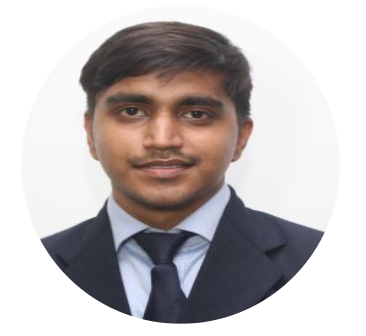
#> input picture Screenshot 2021-08-25 100229.png, 366 x 336 px
$ jupyter execute cv.ipynb
#> lines starting #> are read from the running program, lines starting #| are printed output that depends on the picture; after the words box and inside, x2 and y2 are one past the last pixel; in counts of white or black regions, pixels touching at a corner belong together
[cell 1]
import cv2
import numpy as np

[cell 2]
img=cv2.imread("Screenshot 2021-08-25 100229.png",0)
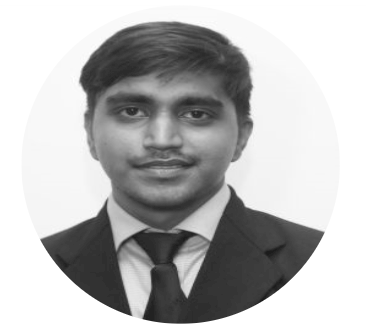
#> img: shape (336, 366); min 28, max 255, mean 187.7
cv2.imshow("img",img)
cv2.waitKey(0)
cv2.destroyAllWindows()

[cell 3]
img.shape
#> Out = (336, 366)

[cell 4]
img

[cell 5]
np.min(img), np.max(img)
#> Out = (28, 255)

[cell 6]
cap = cv2.VideoCapture(0)
fourcc=cv2.VideoWriter_fourcc('X','V','I','D')
out=cv2.VideoWriter('out.avi',fourcc,20.0, (640,480))

while True:
    success, frame=cap.read()
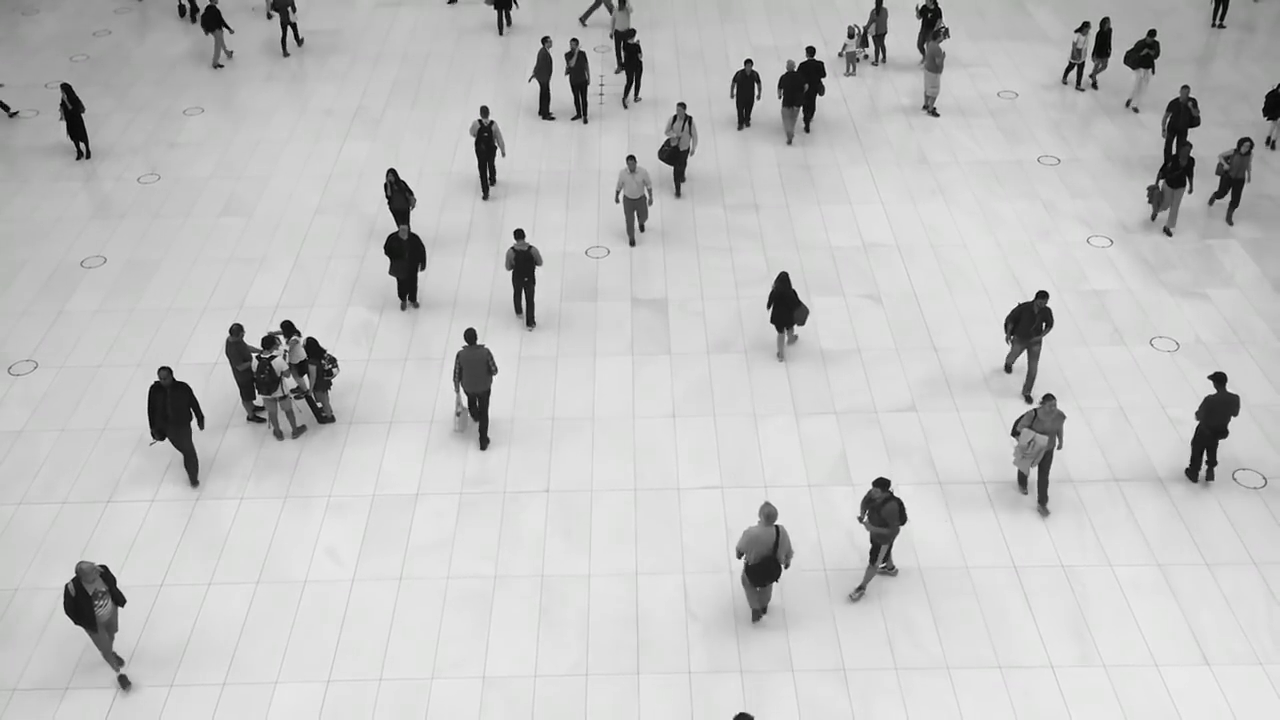
#> input picture frame 34 of crowd.mp4, 1280 x 720 px, given in place of the camera
#> frame is the input picture: shape (720, 1280, 3); mean B, G, R 193.6, 193.9, 193.7
    if success==True:
        out.write(frame)
        cv2.imshow("Video",frame)
        if cv2.waitKey(1) == ord('q'):
#> (key q is pressed here)
            break
    else:
        break

cap.release()
out.release()
cv2.destroyAllWindows()

[cell 7]
cap=cv2.VideoCapture(0)

cap.set(3,640)
cap.set(4,480)
cap.set(10, 100)

while True:
    success, img=cap.read()
    cv2.imshow("Video",img)

    if cv2.waitKey(1) & 0xFF == ord('q'):
#> (key q is pressed here)
        break
cap.release()
cv2.destroyAllWindows()

[cell 8]
img= cv2.imread("Screenshot 2021-08-25 100229.png")
#> img is the input picture: shape (336, 366, 3); mean B, G, R 186, 185.6, 191.4
imGray=cv2.cvtColor(img, cv2.COLOR_RGB2GRAY)
cv2.imshow('GrayScale Image',imGray)
cv2.imwrite('Copy.png',imGray)

cv2.waitKey(0)
cv2.destroyAllWindows()

[cell 9]
img= cv2.imread("Screenshot 2021-08-25 100229.png")
imBlur=cv2.GaussianBlur(img, (21,21), 0)
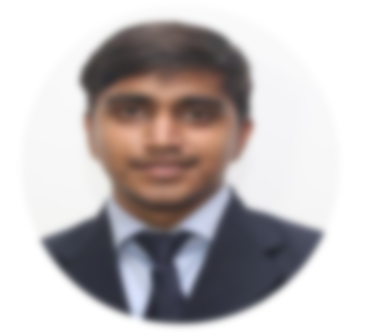
#> imBlur: shape (336, 366, 3); mean B, G, R 186, 185.6, 191.4
cv2.imshow("Blurred Image",imBlur)

cv2.waitKey(0)
cv2.destroyAllWindows()

[cell 10]
img= cv2.imread("Screenshot 2021-08-25 100229.png")
imCanny=cv2.Canny(img,150,200)
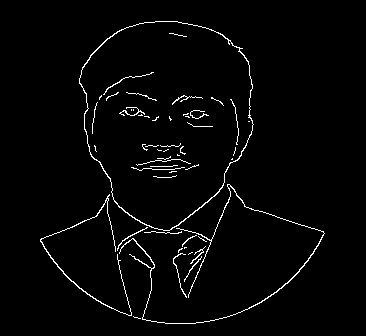
#> imCanny: shape (336, 366); 2.4% white in thin lines or dots, all inside (x1, y1, x2, y2) = (40, 21, 325, 324)

kernel=np.ones((5,5), np.uint8)

imDilation=cv2.dilate(imCanny,kernel,iterations=1)
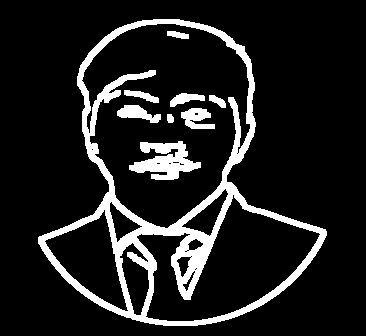
#> imDilation: shape (336, 366); 12.5% white; 9 white regions, largest, box (x1, y1, x2, y2) and area: (38, 19, 327, 326) 12230, (129, 141, 201, 180) 1520, (181, 108, 215, 129) 455
imErosion=cv2.erode(imDilation,kernel,iterations=1)
#> imErosion: shape (336, 366); 3.4% white; 14 white regions (4 under 20 px), largest, box (x1, y1, x2, y2) and area: (40, 21, 325, 324) 2828, (131, 143, 199, 178) 648, (119, 107, 150, 118) 172

cv2.imshow('Canny img',imCanny)
cv2.imshow('Dilation img',imDilation)
cv2.imshow('Erosion img',imErosion)

cv2.waitKey(0)
cv2.destroyAllWindows()

[cell 11]
imres=cv2.resize(img,(200,400))
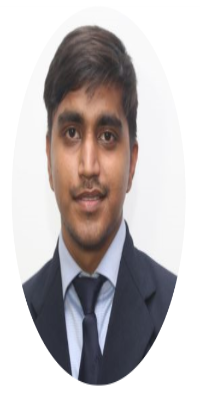
#> imres: shape (400, 200, 3); mean B, G, R 185.9, 185.6, 191.3

cv2.imshow("Resized",imres)

cv2.waitKey(0)
cv2.destroyAllWindows()

[cell 12]
imres.shape
#> Out = (400, 200, 3)

[cell 13]
img= cv2.imread("Screenshot 2021-08-25 100229.png")

imCrop=img[0:200, 200:270]
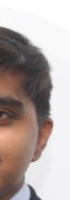
#> imCrop: shape (200, 70, 3); mean B, G, R 164.6, 167.8, 180
cv2.imshow("Cropped",imCrop)

print(imCrop.shape)
#| (200, 70, 3)
cv2.waitKey(0)
cv2.destroyAllWindows()

[cell 14]
#FACE DETECTION

[cell 15]
faceCascade=cv2.CascadeClassifier("haarcascade_frontalface_default.xml")
img= cv2.imread("Screenshot 2021-08-25 100229.png")

img=cv2.resize(img,(1080,540))
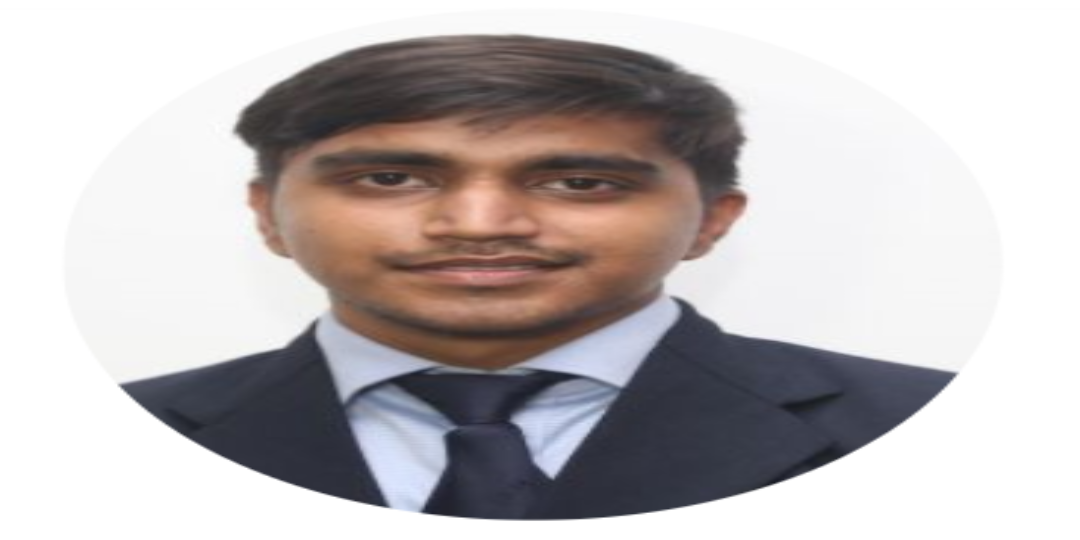
#> img: shape (540, 1080, 3); mean B, G, R 185.9, 185.6, 191.3
imGray=cv2.cvtColor(img, cv2.COLOR_BGR2GRAY)
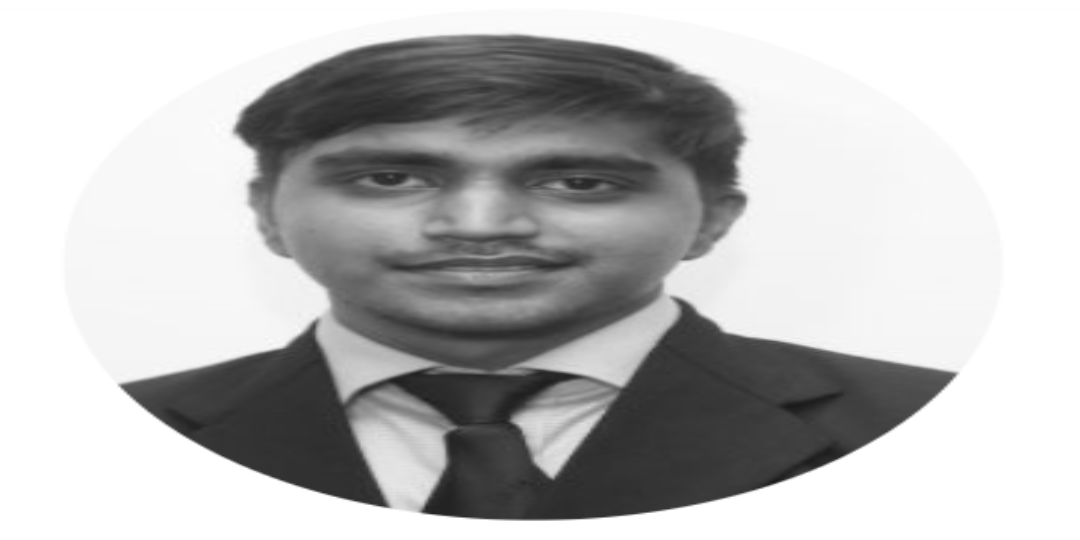
#> imGray: shape (540, 1080); min 26, max 255, mean 187.3

faces=faceCascade.detectMultiScale(imGray,1.1,4)
#> faces = ()

for(x, y, w, h) in faces:
    cv2.rectangle(img,(x,y),(x+w,y+h),(0,0,255),2)
#> this loop made 0 passes

cv2.imshow("Output",img)

cv2.waitKey(0)
cv2.destroyAllWindows()

[cell 16]
cap=cv2.VideoCapture(0)

faceCascade=cv2.CascadeClassifier("haarcascade_frontalface_default.xml")

while True:
    success, frame=cap.read()
    imGray=cv2.cvtColor(frame, cv2.COLOR_BGR2GRAY)
#> imGray: shape (720, 1280)

    faces=faceCascade.detectMultiScale(imGray, 1.1, 4)

    for (x, y, w, h) in faces:
        cv2.rectangle(frame, (x,y),(x+w,y+h),(0,0,255),3)

    cv2.imshow("Video",frame)

    if cv2.waitKey(1)== ord('q'):
#> (key q is pressed here)
        break

cap.release()
cv2.destroyAllWindows()

[cell 17]
cap=cv2.VideoCapture(0)

faceCascade=cv2.CascadeClassifier("haarcascade_eye.xml")
faceCascade1=cv2.CascadeClassifier("haarcascade_frontalface_default.xml")

while True:
    success, frame=cap.read()

    imGray=cv2.cvtColor(frame, cv2.COLOR_BGR2GRAY)

    eyes=faceCascade.detectMultiScale(imGray,1.1,4)
#> eyes = [[712, 25, 139, 139]]
    faces=faceCascade1.detectMultiScale(imGray,1.1,4)

    for (x,y,w,h) in faces:
        cv2.rectangle(frame, (x,y),(x+w,y+h),(0,0,0),2)

    for (x,y,w,h) in eyes:
        cv2.rectangle(frame, (x,y),(x+w,y+h),(0,0,0),2)
#> this loop made 1 pass
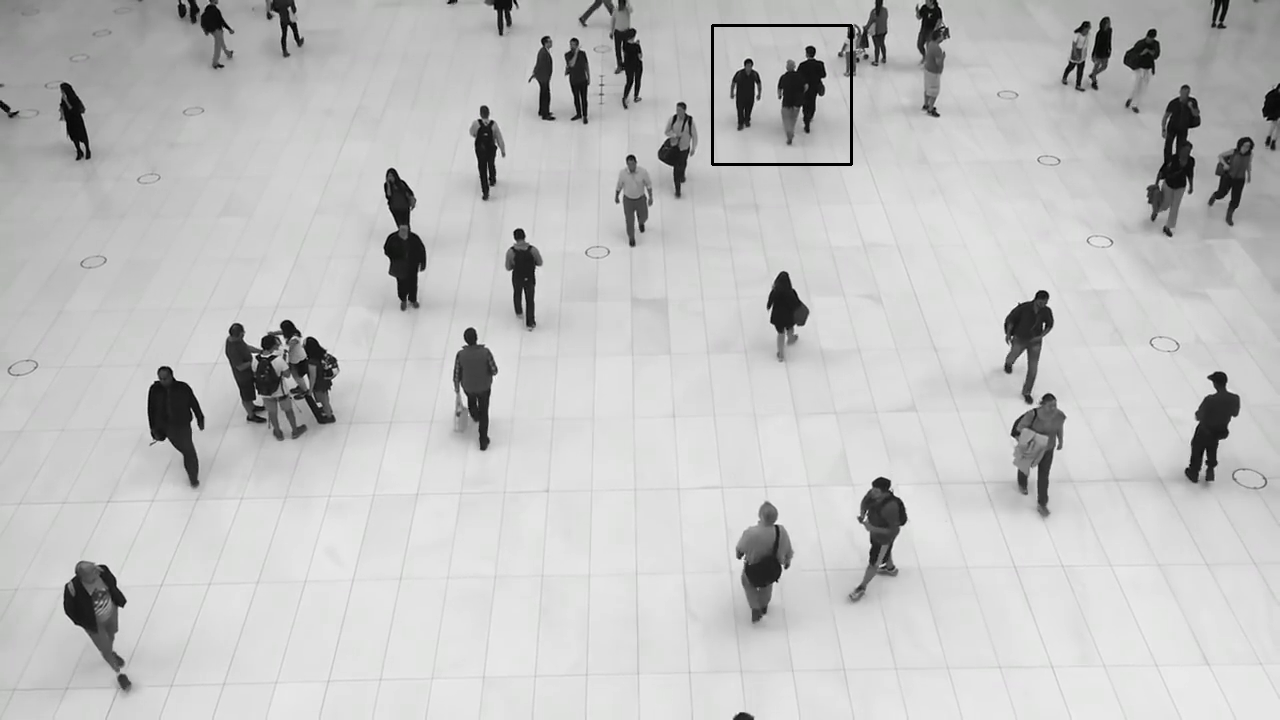
#> frame: shape (720, 1280, 3); 0.18% of pixels changed, all inside (x1, y1, x2, y2) = (711, 24, 853, 166)

    cv2.imshow("Video",frame)

    if cv2.waitKey(1) == ord('q'):
#> (key q is pressed here)
        break

cap.release()
cv2.destroyAllWindows()
